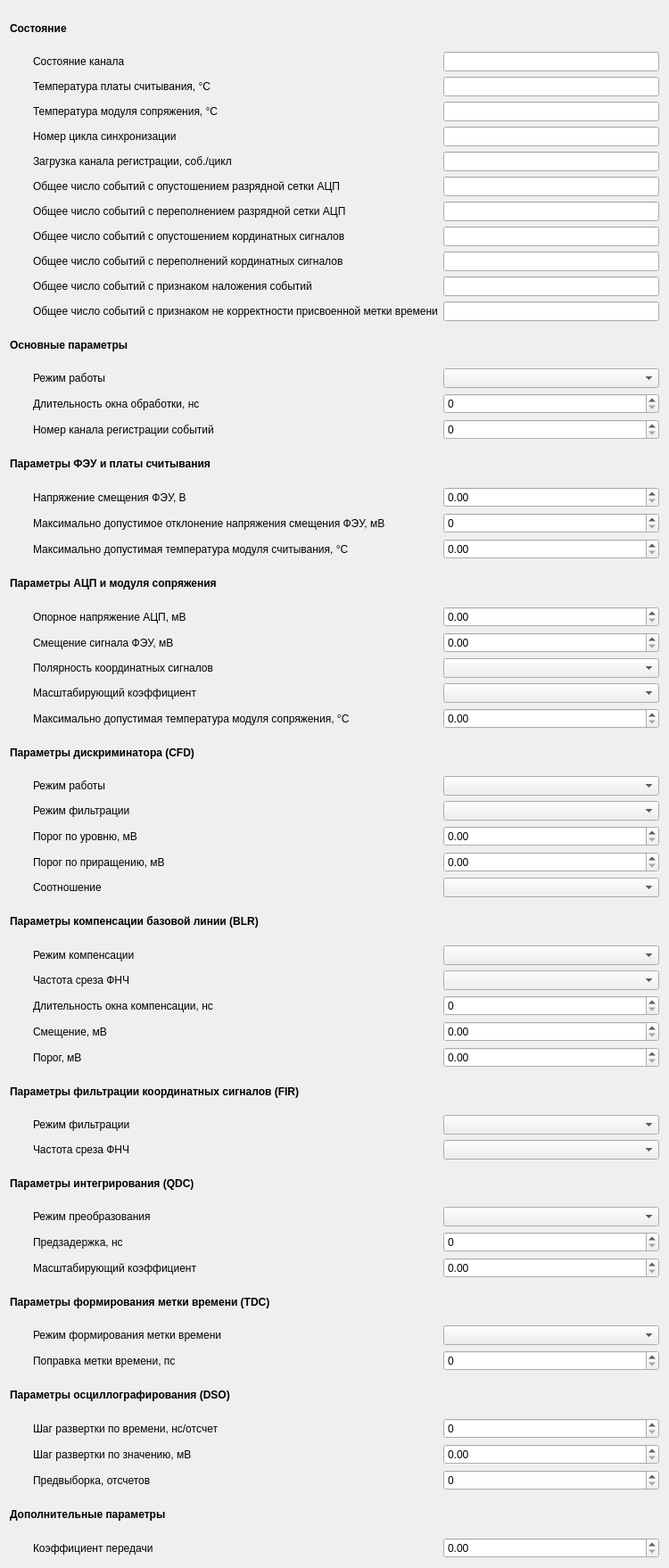
<?xml version="1.0" encoding="UTF-8"?>
<ui version="4.0">
 <class>PET_brg_ch_page</class>
 <widget class="QWidget" name="PET_brg_ch_page">
  <property name="geometry">
   <rect>
    <x>0</x>
    <y>0</y>
    <width>750</width>
    <height>1758</height>
   </rect>
  </property>
  <property name="windowTitle">
   <string>Form</string>
  </property>
  <layout class="QVBoxLayout" name="verticalLayout">
   <item>
    <layout class="QGridLayout" name="gridLayout">
     <item row="47" column="1">
      <widget class="QLabel" name="label_30">
       <property name="text">
        <string>Частота среза ФНЧ</string>
       </property>
      </widget>
     </item>
     <item row="55" column="0" colspan="3">
      <widget class="QLabel" name="label_34">
       <property name="font">
        <font>
         <weight>75</weight>
         <bold>true</bold>
        </font>
       </property>
       <property name="text">
        <string>Параметры осциллографирования (DSO)</string>
       </property>
      </widget>
     </item>
     <item row="10" column="1">
      <widget class="QLabel" name="label_53">
       <property name="text">
        <string>Общее число событий с переполнений кординатных сигналов</string>
       </property>
      </widget>
     </item>
     <item row="9" column="1">
      <widget class="QLabel" name="label_47">
       <property name="text">
        <string>Общее число событий с опустошением кординатных сигналов</string>
       </property>
      </widget>
     </item>
     <item row="50" column="2">
      <widget class="QSpinBox" name="sb_qdc_predelay"/>
     </item>
     <item row="17" column="1">
      <widget class="QLabel" name="label_19">
       <property name="text">
        <string>Номер канала регистрации событий</string>
       </property>
      </widget>
     </item>
     <item row="53" column="1">
      <widget class="QLabel" name="label_32">
       <property name="text">
        <string>Режим формирования метки времени</string>
       </property>
      </widget>
     </item>
     <item row="52" column="0" colspan="3">
      <widget class="QLabel" name="label_31">
       <property name="font">
        <font>
         <weight>75</weight>
         <bold>true</bold>
        </font>
       </property>
       <property name="text">
        <string>Параметры формирования метки времени (TDC)</string>
       </property>
      </widget>
     </item>
     <item row="33" column="1">
      <widget class="QLabel" name="label_15">
       <property name="text">
        <string>Порог по уровню, мВ</string>
       </property>
      </widget>
     </item>
     <item row="40" column="2">
      <widget class="QDoubleSpinBox" name="dsb_blr_offset"/>
     </item>
     <item row="27" column="1">
      <widget class="QLabel" name="label_13">
       <property name="text">
        <string>Полярность координатных сигналов</string>
       </property>
      </widget>
     </item>
     <item row="54" column="1">
      <widget class="QLabel" name="label_33">
       <property name="text">
        <string>Поправка метки времени, пс</string>
       </property>
      </widget>
     </item>
     <item row="40" column="1">
      <widget class="QLabel" name="label_7">
       <property name="text">
        <string>Смещение, мВ</string>
       </property>
      </widget>
     </item>
     <item row="22" column="2">
      <widget class="QDoubleSpinBox" name="dsb_readout_temp_max"/>
     </item>
     <item row="25" column="2">
      <widget class="QDoubleSpinBox" name="dsb_adc_reference"/>
     </item>
     <item row="26" column="1">
      <widget class="QLabel" name="label_14">
       <property name="text">
        <string>Смещение сигнала ФЭУ, мВ</string>
       </property>
      </widget>
     </item>
     <item row="56" column="2">
      <widget class="QSpinBox" name="sb_dso_time_step"/>
     </item>
     <item row="36" column="0" colspan="3">
      <widget class="QLabel" name="label_28">
       <property name="font">
        <font>
         <weight>75</weight>
         <bold>true</bold>
        </font>
       </property>
       <property name="text">
        <string>Параметры компенсации базовой линии (BLR)</string>
       </property>
      </widget>
     </item>
     <item row="26" column="2">
      <widget class="QDoubleSpinBox" name="dsb_in_offset"/>
     </item>
     <item row="28" column="2">
      <widget class="QComboBox" name="cb_in_scale"/>
     </item>
     <item row="50" column="1">
      <widget class="QLabel" name="label_10">
       <property name="text">
        <string>Предзадержка, нс</string>
       </property>
      </widget>
     </item>
     <item row="38" column="2">
      <widget class="QComboBox" name="cb_blr_fc"/>
     </item>
     <item row="47" column="2">
      <widget class="QComboBox" name="cb_fir_fc"/>
     </item>
     <item row="14" column="0" colspan="3">
      <widget class="QLabel" name="label_2">
       <property name="font">
        <font>
         <weight>75</weight>
         <bold>true</bold>
        </font>
       </property>
       <property name="text">
        <string>Основные параметры</string>
       </property>
      </widget>
     </item>
     <item row="53" column="2">
      <widget class="QComboBox" name="cb_tdc_mode"/>
     </item>
     <item row="41" column="1">
      <widget class="QLabel" name="label_3">
       <property name="text">
        <string>Порог, мВ</string>
       </property>
      </widget>
     </item>
     <item row="49" column="2">
      <widget class="QComboBox" name="cb_qdc_mode"/>
     </item>
     <item row="56" column="1">
      <widget class="QLabel" name="label_35">
       <property name="text">
        <string>Шаг развертки по времени, нс/отcчет</string>
       </property>
      </widget>
     </item>
     <item row="31" column="1">
      <widget class="QLabel" name="label_27">
       <property name="text">
        <string>Режим работы</string>
       </property>
      </widget>
     </item>
     <item row="23" column="0" colspan="3">
      <widget class="QLabel" name="label_23">
       <property name="font">
        <font>
         <weight>75</weight>
         <bold>true</bold>
        </font>
       </property>
       <property name="text">
        <string>Параметры АЦП и модуля сопряжения</string>
       </property>
      </widget>
     </item>
     <item row="57" column="1">
      <widget class="QLabel" name="label_36">
       <property name="text">
        <string>Шаг развертки по значению, мВ</string>
       </property>
      </widget>
     </item>
     <item row="31" column="2">
      <widget class="QComboBox" name="cb_cfd_mode"/>
     </item>
     <item row="58" column="2">
      <widget class="QSpinBox" name="sb_dso_prefetch"/>
     </item>
     <item row="19" column="1">
      <widget class="QLabel" name="label_17">
       <property name="text">
        <string>Напряжение смещения ФЭУ, В</string>
       </property>
      </widget>
     </item>
     <item row="51" column="2">
      <widget class="QDoubleSpinBox" name="dsb_qdc_scale"/>
     </item>
     <item row="39" column="1">
      <widget class="QLabel" name="label_4">
       <property name="text">
        <string>Длительность окна компенсации, нс</string>
       </property>
      </widget>
     </item>
     <item row="34" column="1">
      <widget class="QLabel" name="label_21">
       <property name="text">
        <string>Порог по приращению, мВ</string>
       </property>
      </widget>
     </item>
     <item row="41" column="2">
      <widget class="QDoubleSpinBox" name="dsb_blr_threshold"/>
     </item>
     <item row="39" column="2">
      <widget class="QSpinBox" name="sb_blr_gate_width"/>
     </item>
     <item row="35" column="1">
      <widget class="QLabel" name="label_38">
       <property name="text">
        <string>Соотношение</string>
       </property>
      </widget>
     </item>
     <item row="27" column="2">
      <widget class="QComboBox" name="cb_in_polarity"/>
     </item>
     <item row="33" column="2">
      <widget class="QDoubleSpinBox" name="dsb_cfd_l_threshold"/>
     </item>
     <item row="37" column="2">
      <widget class="QComboBox" name="cb_blr_mode"/>
     </item>
     <item row="29" column="2">
      <widget class="QDoubleSpinBox" name="dsb_ifmodule_temp_max"/>
     </item>
     <item row="28" column="1">
      <widget class="QLabel" name="label_24">
       <property name="text">
        <string>Масштабирующий коэффициент</string>
       </property>
      </widget>
     </item>
     <item row="46" column="2">
      <widget class="QComboBox" name="cb_fir_mode"/>
     </item>
     <item row="15" column="1">
      <widget class="QLabel" name="label">
       <property name="text">
        <string>Режим работы</string>
       </property>
      </widget>
     </item>
     <item row="16" column="2">
      <widget class="QSpinBox" name="sb_gate_width"/>
     </item>
     <item row="58" column="1">
      <widget class="QLabel" name="label_37">
       <property name="text">
        <string>Предвыборка, отсчетов</string>
       </property>
      </widget>
     </item>
     <item row="15" column="0">
      <widget class="QWidget" name="widget" native="true">
       <property name="sizePolicy">
        <sizepolicy hsizetype="Fixed" vsizetype="Preferred">
         <horstretch>0</horstretch>
         <verstretch>0</verstretch>
        </sizepolicy>
       </property>
       <property name="minimumSize">
        <size>
         <width>20</width>
         <height>0</height>
        </size>
       </property>
      </widget>
     </item>
     <item row="30" column="0" colspan="3">
      <widget class="QLabel" name="label_26">
       <property name="font">
        <font>
         <weight>75</weight>
         <bold>true</bold>
        </font>
       </property>
       <property name="text">
        <string>Параметры дискриминатора (CFD)</string>
       </property>
      </widget>
     </item>
     <item row="38" column="1">
      <widget class="QLabel" name="label_5">
       <property name="text">
        <string>Частота среза ФНЧ</string>
       </property>
      </widget>
     </item>
     <item row="35" column="2">
      <widget class="QComboBox" name="cb_cfd_fract"/>
     </item>
     <item row="37" column="1">
      <widget class="QLabel" name="label_29">
       <property name="text">
        <string>Режим компенсации</string>
       </property>
      </widget>
     </item>
     <item row="32" column="2">
      <widget class="QComboBox" name="cb_cfd_lpf_mode"/>
     </item>
     <item row="21" column="2">
      <widget class="QSpinBox" name="sb_pm_bias_deviation"/>
     </item>
     <item row="48" column="0" colspan="3">
      <widget class="QLabel" name="label_8">
       <property name="font">
        <font>
         <weight>75</weight>
         <bold>true</bold>
        </font>
       </property>
       <property name="text">
        <string>Параметры интегрирования (QDC)</string>
       </property>
      </widget>
     </item>
     <item row="57" column="2">
      <widget class="QDoubleSpinBox" name="dsb_dso_value_step"/>
     </item>
     <item row="54" column="2">
      <widget class="QSpinBox" name="sb_tdc_adj"/>
     </item>
     <item row="32" column="1">
      <widget class="QLabel" name="label_42">
       <property name="text">
        <string>Режим фильтрации</string>
       </property>
      </widget>
     </item>
     <item row="18" column="0" colspan="3">
      <widget class="QLabel" name="label_20">
       <property name="font">
        <font>
         <weight>75</weight>
         <bold>true</bold>
        </font>
       </property>
       <property name="text">
        <string>Параметры ФЭУ и платы считывания</string>
       </property>
      </widget>
     </item>
     <item row="51" column="1">
      <widget class="QLabel" name="label_11">
       <property name="text">
        <string>Масштабирующий коэффициент</string>
       </property>
      </widget>
     </item>
     <item row="44" column="0" colspan="3">
      <widget class="QLabel" name="label_6">
       <property name="font">
        <font>
         <weight>75</weight>
         <bold>true</bold>
        </font>
       </property>
       <property name="text">
        <string>Параметры фильтрации координатных сигналов (FIR)</string>
       </property>
      </widget>
     </item>
     <item row="21" column="1">
      <widget class="QLabel" name="label_12">
       <property name="text">
        <string>Максимально допустимое отклонение напряжения смещения ФЭУ, мВ</string>
       </property>
      </widget>
     </item>
     <item row="1" column="0" colspan="3">
      <widget class="QLabel" name="label_43">
       <property name="font">
        <font>
         <weight>75</weight>
         <bold>true</bold>
        </font>
       </property>
       <property name="text">
        <string>Состояние</string>
       </property>
      </widget>
     </item>
     <item row="49" column="1">
      <widget class="QLabel" name="label_41">
       <property name="text">
        <string>Режим преобразования</string>
       </property>
      </widget>
     </item>
     <item row="15" column="2">
      <widget class="QComboBox" name="cb_mode"/>
     </item>
     <item row="16" column="1">
      <widget class="QLabel" name="label_18">
       <property name="text">
        <string>Длительность окна обработки, нс</string>
       </property>
      </widget>
     </item>
     <item row="46" column="1">
      <widget class="QLabel" name="label_9">
       <property name="text">
        <string>Режим фильтрации</string>
       </property>
      </widget>
     </item>
     <item row="29" column="1">
      <widget class="QLabel" name="label_25">
       <property name="text">
        <string>Максимально допустимая температура модуля сопряжения, °C</string>
       </property>
      </widget>
     </item>
     <item row="3" column="1">
      <widget class="QLabel" name="label_49">
       <property name="text">
        <string>Температура платы считывания, °C</string>
       </property>
      </widget>
     </item>
     <item row="25" column="1">
      <widget class="QLabel" name="label_16">
       <property name="text">
        <string>Опорное напряжение АЦП, мВ</string>
       </property>
      </widget>
     </item>
     <item row="22" column="1">
      <widget class="QLabel" name="label_22">
       <property name="text">
        <string>Максимально допустимая температура модуля считывания, °C</string>
       </property>
      </widget>
     </item>
     <item row="4" column="1">
      <widget class="QLabel" name="label_48">
       <property name="text">
        <string>Температура модуля сопряжения, °C</string>
       </property>
      </widget>
     </item>
     <item row="8" column="1">
      <widget class="QLabel" name="label_51">
       <property name="text">
        <string>Общее число событий с переполнением разрядной сетки АЦП</string>
       </property>
      </widget>
     </item>
     <item row="17" column="2">
      <widget class="QSpinBox" name="sb_event_src"/>
     </item>
     <item row="11" column="1">
      <widget class="QLabel" name="label_54">
       <property name="text">
        <string>Общее число событий с признаком наложения событий</string>
       </property>
      </widget>
     </item>
     <item row="34" column="2">
      <widget class="QDoubleSpinBox" name="dsb_cfd_d_threshold"/>
     </item>
     <item row="2" column="1">
      <widget class="QLabel" name="label_50">
       <property name="text">
        <string>Состояние канала</string>
       </property>
      </widget>
     </item>
     <item row="6" column="1">
      <widget class="QLabel" name="label_52">
       <property name="text">
        <string>Загрузка канала регистрации, соб./цикл</string>
       </property>
      </widget>
     </item>
     <item row="5" column="1">
      <widget class="QLabel" name="label_55">
       <property name="text">
        <string>Номер цикла синхронизации</string>
       </property>
      </widget>
     </item>
     <item row="7" column="1">
      <widget class="QLabel" name="label_45">
       <property name="text">
        <string>Общее число событий с опустошением разрядной сетки АЦП</string>
       </property>
      </widget>
     </item>
     <item row="12" column="1">
      <widget class="QLabel" name="label_46">
       <property name="text">
        <string>Общее число событий с признаком не корректности присвоенной метки времени</string>
       </property>
      </widget>
     </item>
     <item row="2" column="2">
      <widget class="QLineEdit" name="le_state"/>
     </item>
     <item row="3" column="2">
      <widget class="QLineEdit" name="le_readout_temp"/>
     </item>
     <item row="4" column="2">
      <widget class="QLineEdit" name="le_ifmodule_temp"/>
     </item>
     <item row="5" column="2">
      <widget class="QLineEdit" name="le_sync_cycle"/>
     </item>
     <item row="6" column="2">
      <widget class="QLineEdit" name="le_utilisation"/>
     </item>
     <item row="7" column="2">
      <widget class="QLineEdit" name="le_adc_underflow"/>
     </item>
     <item row="8" column="2">
      <widget class="QLineEdit" name="le_adc_overflow"/>
     </item>
     <item row="9" column="2">
      <widget class="QLineEdit" name="le_qdc_underflow"/>
     </item>
     <item row="10" column="2">
      <widget class="QLineEdit" name="le_qdc_overflow"/>
     </item>
     <item row="11" column="2">
      <widget class="QLineEdit" name="le_gate_overlay"/>
     </item>
     <item row="12" column="2">
      <widget class="QLineEdit" name="le_ts_invalid"/>
     </item>
     <item row="19" column="2">
      <widget class="QDoubleSpinBox" name="dsb_pm_bias"/>
     </item>
     <item row="61" column="1">
      <widget class="QLabel" name="label_40">
       <property name="text">
        <string>Коэффициент передачи</string>
       </property>
      </widget>
     </item>
     <item row="60" column="0" colspan="3">
      <widget class="QLabel" name="label_39">
       <property name="font">
        <font>
         <weight>75</weight>
         <bold>true</bold>
        </font>
       </property>
       <property name="text">
        <string>Дополнительные параметры</string>
       </property>
      </widget>
     </item>
     <item row="61" column="2">
      <widget class="QDoubleSpinBox" name="dsb_in_gain"/>
     </item>
    </layout>
   </item>
  </layout>
 </widget>
 <resources/>
 <connections/>
</ui>
